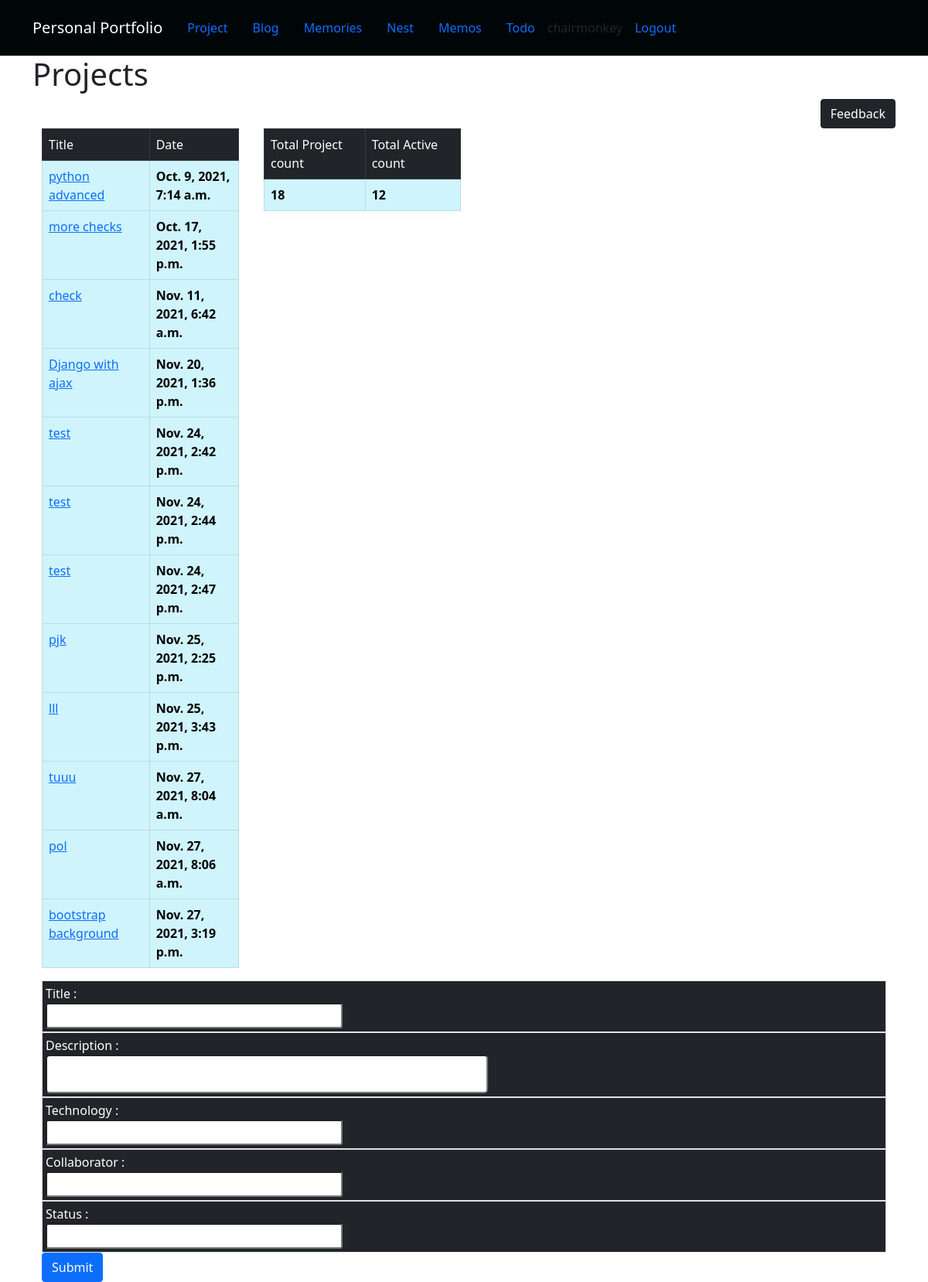
Screenshot of /project/ (signed in) with the database file from the repository.
### projects/models.py (models this page shows, shortened)
class Project(models.Model):
    title = models.CharField(max_length=100)
    description = models.TextField()
    technology = models.CharField(max_length=20)
    collaborator = models.CharField(null=True,max_length=100)
    comment = models.TextField(null=True, blank=True)
    date_created = models.DateTimeField(default=timezone.now)
    status = models.CharField(null=True, max_length=100)

### projects/views.py (the view)
# urls.py: path("",views.project_index, name="project_index"),
@login_required(login_url='base_index')
def project_index(request):
    projects = Project.objects.all()
    form = ProjectForm()
    activeProjects = Project.objects.filter(status='active')
    totalNumactiveProjects = len(activeProjects)
    totalNumProjects = len(projects)
    context = {
        'projects': projects,
        'form': form,
        'totalNumProjects': totalNumProjects,
        'activeProjects': activeProjects,
        'totalNumactiveProjects': totalNumactiveProjects,
    }
    return render(request, 'project_index.html', context)

### projects/forms.py
class ProjectForm(forms.ModelForm):
    class Meta:
        model = Project
        fields = ['title', 'description', 'technology', 'collaborator', 'status']
        widgets = {
            'title': forms.TextInput(attrs={'class': 'form-control-sm', 'id': 'titleid', 'size':'40'}),
            'description': forms.TextInput(attrs={'class': 'form-control-lg', 'id': 'descriptionid','size':'40'}),
            'technology' : forms.TextInput(attrs={'class': 'form-control-sm', 'id': 'technologyid', 'size':'40'}),
            'collaborator': forms.TextInput(attrs={'class': 'form-control-sm', 'id': 'collaboratorid', 'size':'40'}),
            'status': forms.TextInput(attrs={'class': 'form-control-sm', 'id': 'statusid', 'size':'40'}),
        }

### projects/templates/project_index.html (shortened to what this page needs)
{% extends "base.html" %}
{% load static %}
{% block page_content %}
  <h1> Projects </h1>
  <div class="d-grid gap-2 d-md-flex justify-content-md-end">
    <button type="submit" id="feedback" class="btn btn-dark">  Feedback </button>
  </div>
  <div class="container overflow-hidden">
    <div class="row gap-2">
      <div class="col-3">
        <table class="table table-bordered border-primary">
          <thead class="table table-dark">
            <tr>
              <td> Title </td>
              <td> Date </td>
            </tr>
          </thead>
          <tbody>
            {% for project in activeProjects %}
              <tr class="table-info">
                <td><a href="{% url 'project_detail' project.pk %}"> {{ project.title }} </a></td>
                <td> <strong> {{ project.date_created}} </strong> </td>
              </tr>
            {% endfor %}
          </tbody>
        </table>
      </div>
      <div class="col-3">
        <table class="table table-bordered border-primary">
          <thead class="table table-dark">
            <tr>
              <td> Total Project count </td>
              <td> Total Active count </td>
            </tr>
          </thead>
          <tbody>
            <tr class="table-info">
              <td> <strong> {{ totalNumProjects }} </strong> </td>
              <td> <strong> {{ totalNumactiveProjects }} </strong> </td>
            </tr>
          </tbody>
        </table>
      </div>
      <div class="col-3">
      </div>
    </div>
    <div class="col text-white">
        <form method="post">
          <div class="p-1 border bg-dark">
            <label for="titleid" > Title :</label>
            <div> {{form.title}} </div>
          </div>
          <div class="p-1 border bg-dark">
            <label for="descriptionid" > Description :</label>
            <div> {{ form.description}} </div>
          </div>
          <div class="p-1 border bg-dark">
            <label for="technologyid"> Technology :</label>
            <div > {{form.technology}} </div>
          </div>
          <div class="p-1 border bg-dark">
            <label for="collaboratorid"> Collaborator :</label>
            <div> {{ form.collaborator}} </div>
          </div>
          <div class="p-1 border bg-dark">
            <label for="statusid"> Status :</label>
            <div> {{ form.status}} </div>
          </div>
          <button type="submit" id="btnsubmit" class="btn btn-primary"> Submit </button>
        </form>
    </div>
  </div>
{% endblock %}

### personal_portfolio/templates/base.html (shortened to what this page needs)
<!DOCTYPE html>
<html lang="en">
<head>
</head>
<body>
{% load static %}
<link rel="stylesheet" href="{% static 'css/bootstrap.min.css' %}">
<link rel="stylesheet" href="{% static 'css/bootstrap.css' %}">
<nav class="navbar navbar-expand-lg navbar-dark" style="background-color: #000607;">
    <div class="container">
        <a class="navbar-brand" href="{% url 'base_index' %}" > Personal Portfolio</a>
        <div class="collapse navbar-collapse" id="navbarSupportContent">
            <ul class="navbar nav">
                <li class="nav-item active"><a class="nav-link" href="{% url 'project_index' %}"> Project </a> </li>
                <li class="nav-item"><a class="nav-link" href="{% url 'blog_index' %}"> Blog </a></li>
                <li class="nav-item"><a class="nav-link" href="#"> Memories </a></li>
                <li class="nav-item"><a class="nav-link" href="#"> Nest </a></li>
                <li class="nav-item"><a class="nav-link" href="#"> Memos </a> </li>
                <li class="nav-item"><a class="nav-link" href="#"> Todo </a> </li>
                <li class="nav-item">{{ request.user }} </li>
                <li class="nav-item"> <a class="nav-link" href="{% url 'logout_user' %}"> Logout </a></li>
            </ul>
        </div>
    </div>
</nav>
<div class="container">
{% block page_content %}{% endblock %}
</div>
</body>

### rows the page displays
Project: title "python advanced", date_created "Oct. 9, 2021, 7:14 a.m."
Project: title "more checks", date_created "Oct. 17, 2021, 1:55 p.m."
Project: title "check", date_created "Nov. 11, 2021, 6:42 a.m."
Project: title "Django with ajax", date_created "Nov. 20, 2021, 1:36 p.m."
Project: title "test", date_created "Nov. 24, 2021, 2:42 p.m."
Project: title "test", date_created "Nov. 24, 2021, 2:44 p.m."
Project: title "test", date_created "Nov. 24, 2021, 2:47 p.m."
Project: title "pjk", date_created "Nov. 25, 2021, 2:25 p.m."
Project: title "lll", date_created "Nov. 25, 2021, 3:43 p.m."
Project: title "tuuu", date_created "Nov. 27, 2021, 8:04 a.m."
Project: title "pol", date_created "Nov. 27, 2021, 8:06 a.m."
Project: title "bootstrap background", date_created "Nov. 27, 2021, 3:19 p.m."

### other values shown
{{ request.user }} "chairmonkey"
{{ totalNumProjects }} "18"
{{ totalNumactiveProjects }} "12"
